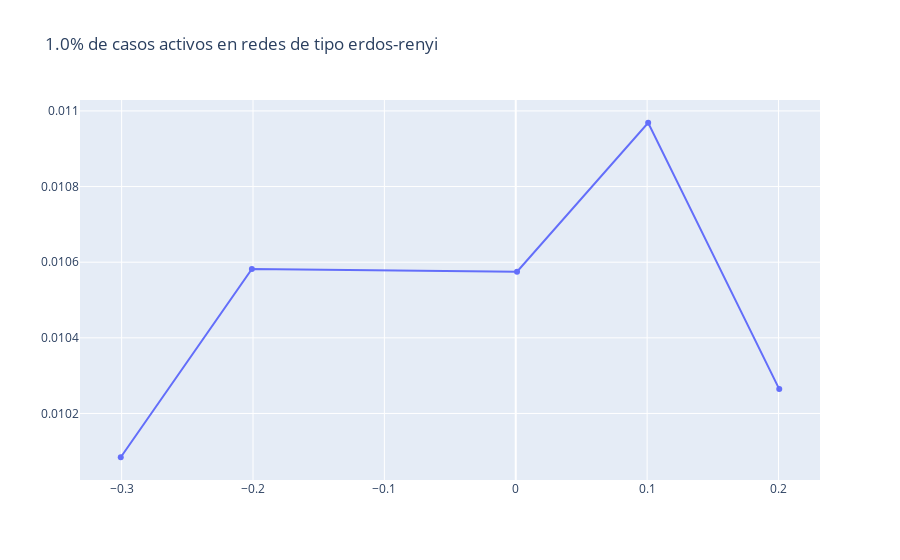
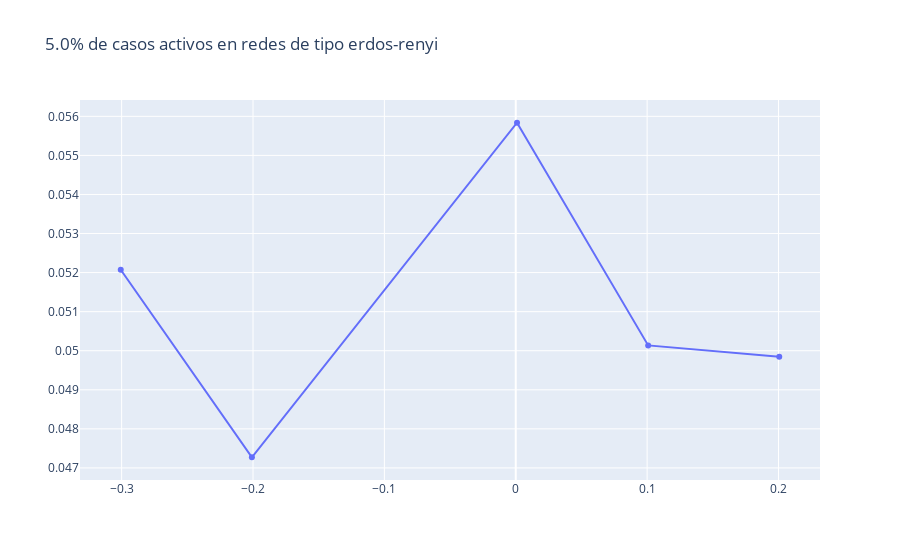
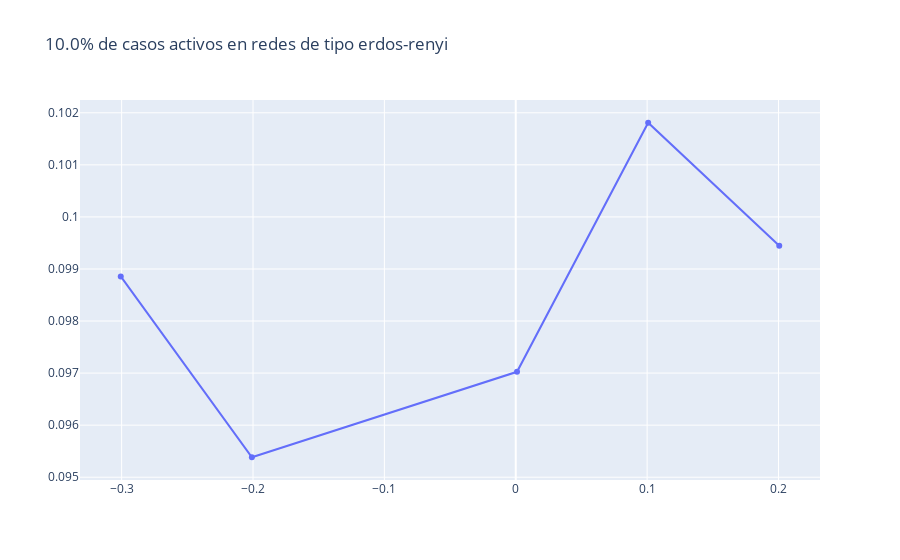
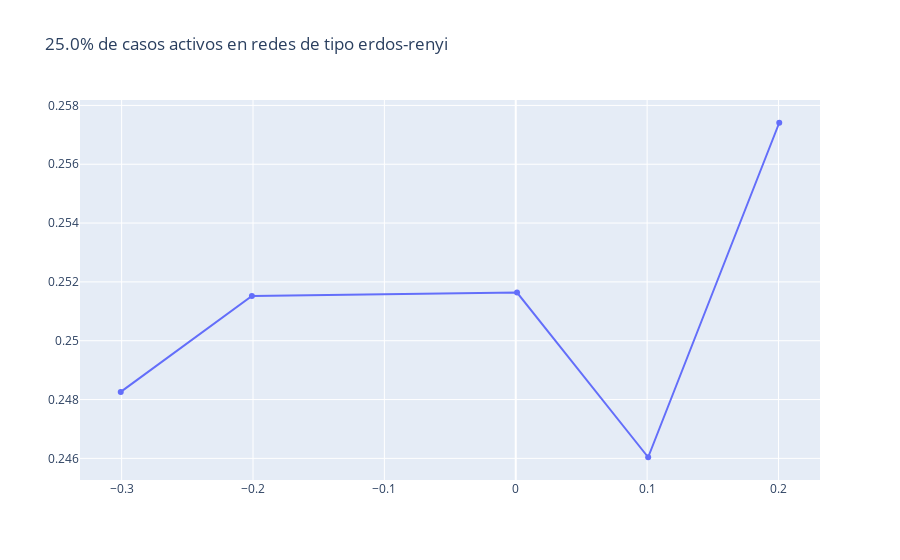

These figures' notebook cell, in order:
### Code cell
for p in cantidades:
    graficar_percepciones(todas_erdos, p, 'de tipo erdos-renyi')

### Figure 1 — Plotly figure (JSON) as saved in the notebook; plotly's stock layout.template omitted (floating-point values rounded to 4 significant figures)
{"data": [{"type": "scatter", "x": [-0.3007, -0.2009, 0.0009707, 0.1008, 0.2006], "y": [0.01008, 0.01058, 0.01057, 0.01097, 0.01026]}], "layout": {"title": {"text": "1.0% de casos activos en redes de tipo erdos-renyi"}}}

### Figure 2 — Plotly figure (JSON) as saved in the notebook; plotly's stock layout.template omitted (floating-point values rounded to 4 significant figures)
{"data": [{"type": "scatter", "x": [-0.3007, -0.2009, 0.0009707, 0.1008, 0.2006], "y": [0.05207, 0.04727, 0.05584, 0.05014, 0.04985]}], "layout": {"title": {"text": "5.0% de casos activos en redes de tipo erdos-renyi"}}}

### Figure 3 — Plotly figure (JSON) as saved in the notebook; plotly's stock layout.template omitted (floating-point values rounded to 4 significant figures)
{"data": [{"type": "scatter", "x": [-0.3007, -0.2009, 0.0009707, 0.1008, 0.2006], "y": [0.09886, 0.09538, 0.09702, 0.1018, 0.09945]}], "layout": {"title": {"text": "10.0% de casos activos en redes de tipo erdos-renyi"}}}

### Figure 4 — Plotly figure (JSON) as saved in the notebook; plotly's stock layout.template omitted (floating-point values rounded to 4 significant figures)
{"data": [{"type": "scatter", "x": [-0.3007, -0.2009, 0.0009707, 0.1008, 0.2006], "y": [0.2483, 0.2515, 0.2516, 0.246, 0.2574]}], "layout": {"title": {"text": "25.0% de casos activos en redes de tipo erdos-renyi"}}}
